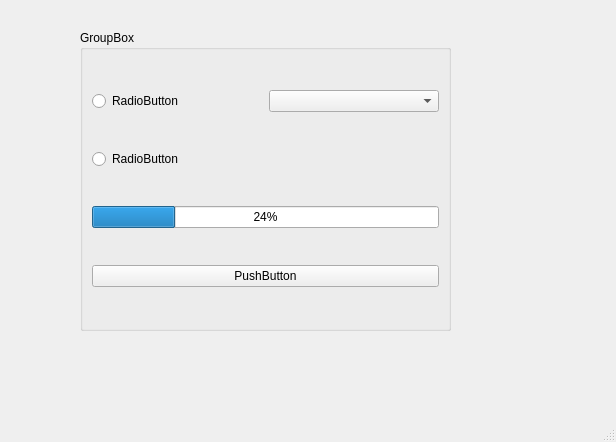
<?xml version="1.0" encoding="UTF-8"?>
<ui version="4.0">
 <class>MainWindow</class>
 <widget class="QMainWindow" name="MainWindow">
  <property name="geometry">
   <rect>
    <x>0</x>
    <y>0</y>
    <width>616</width>
    <height>442</height>
   </rect>
  </property>
  <property name="windowTitle">
   <string>MainWindow</string>
  </property>
  <widget class="QWidget" name="centralwidget">
   <widget class="QGroupBox" name="groupBox">
    <property name="geometry">
     <rect>
      <x>80</x>
      <y>30</y>
      <width>371</width>
      <height>301</height>
     </rect>
    </property>
    <property name="title">
     <string>GroupBox</string>
    </property>
    <layout class="QGridLayout" name="gridLayout">
     <item row="1" column="0">
      <widget class="QRadioButton" name="radioButton_2">
       <property name="text">
        <string>RadioButton</string>
       </property>
      </widget>
     </item>
     <item row="0" column="0">
      <widget class="QRadioButton" name="radioButton">
       <property name="text">
        <string>RadioButton</string>
       </property>
      </widget>
     </item>
     <item row="0" column="1">
      <widget class="QComboBox" name="comboBox"/>
     </item>
     <item row="2" column="0" colspan="2">
      <widget class="QProgressBar" name="progressBar">
       <property name="value">
        <number>24</number>
       </property>
      </widget>
     </item>
     <item row="3" column="0" colspan="2">
      <widget class="QPushButton" name="pushButton">
       <property name="text">
        <string>PushButton</string>
       </property>
      </widget>
     </item>
    </layout>
   </widget>
  </widget>
  <widget class="QMenuBar" name="menubar">
   <property name="geometry">
    <rect>
     <x>0</x>
     <y>0</y>
     <width>616</width>
     <height>22</height>
    </rect>
   </property>
  </widget>
  <widget class="QStatusBar" name="statusbar"/>
 </widget>
 <resources/>
 <connections/>
</ui>
